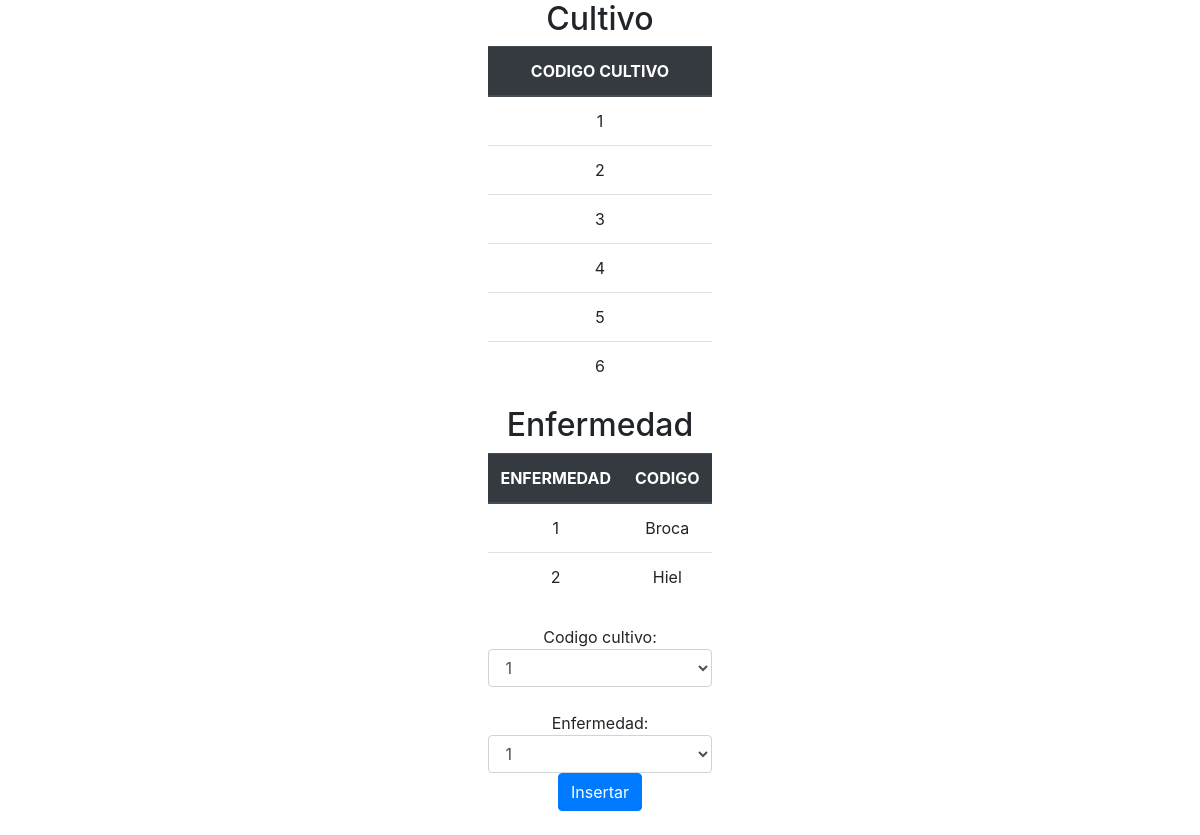
Page /Insertar/insertar_infeccion.php on the committed database.
### tables this page shows
CREATE TABLE IF NOT EXISTS `cultivo` (
  `codigo_cultivo` int(11) NOT NULL AUTO_INCREMENT,
  `codigo_empleado` int(11) NOT NULL,
  `codigo_planta` int(11) NOT NULL,
  `cantidad_cultivo` int(11) NOT NULL DEFAULT '0',
  `humedad_cultivo` int(11) NOT NULL DEFAULT '0',
  `edad_cultivo` int(11) NOT NULL DEFAULT '0',
  `dias_abono` int(11) NOT NULL DEFAULT '0',
  `crecimiento` int(11) NOT NULL DEFAULT '0',
  `muerte` int(11) NOT NULL DEFAULT '0',
  `termino` int(11) NOT NULL DEFAULT '0',
  PRIMARY KEY (`codigo_cultivo`)
);

CREATE TABLE IF NOT EXISTS `enfermedad` (
  `codigo_enfermedad` int(11) NOT NULL AUTO_INCREMENT,
  `nombre_enfermedad` varchar(25) NOT NULL,
  `tratamiento` varchar(255) NOT NULL,
  `eliminar` int(11) NOT NULL DEFAULT '0',
  PRIMARY KEY (`codigo_enfermedad`)
);

### Insertar/insertar_infeccion.php (the view, shortened to what this page needs)
<!DOCTYPE html>
<html>
<head>
                <link rel="stylesheet" href="../css/bootstrap.min.css">
</head>
<body>
        <?php
	if (isset($_POST['insertar']))
	{
            $codCultivo=$_POST["codCul"];
            $Enfermedad=$_POST["codEnfermedad"];
            require('../conexion.php');
            $sql="SELECT `codigo_cultivo` FROM infeccion  WHERE `codigo_cultivo`='$codCultivo' AND `codigo_enfermedad`='$Enfermedad'";
             $result = mysqli_query($link, $sql);
            $row = mysqli_fetch_array($result, MYSQLI_NUM);
            if(is_null($row)){
                 $sql="INSERT INTO `infeccion` (codigo_cultivo,codigo_enfermedad,eliminar)"
                . "VALUES ($codCultivo,'$Enfermedad',0)";
             }else{
                $sql="UPDATE `infeccion` SET `eliminar` = 0"
                    . " WHERE `codigo_cultivo`=$codCultivo "
                    . "AND `codigo_enfermedad`='$Enfermedad'";
            }
            if ($link->query($sql) === TRUE) {
                 echo "<center><p>Nuevo registro creado satisfactoriamente</p></center>";
                 ?>
                <center><td><input type="button" name="volver" value="Volver" class="btn btn-primary" onclick="window.location.href='../Lista/lista_infeccion.php'"></td></center>
                <?php
            } else {
                echo "Error: " . $sql . "<br>" . $link->error;
            }
        }else{
            ?>
            <center><label>
            <center><tr><p class="h2">Cultivo </p><center>
                    <table align="center" class="table">
                        <thead class="thead-dark">
                            <tr>
                                <th class="thead-dark" scope="col"><center>CODIGO CULTIVO</center></th>
                            </tr>
                            </thead>
                    <?php
                    require('../conexion.php');
                    $query="SELECT `codigo_cultivo` FROM `cultivo` WHERE `muerte` = 0 ORDER BY `codigo_cultivo`";
                    $resultado=mysqli_query($link,$query);
                    while ($extraido= mysqli_fetch_array($resultado)) {
                        echo "<tr align='center'><td>".$extraido['codigo_cultivo']."</td></tr>";
                        }
                    ?>
                </table>
                    </label></center>
                <label>
                    <tr><p class="h2">Enfermedad </p>
                    <table align="center" class="table">
                        <thead class="thead-dark">
                            <tr>
                                <th class="thead-dark" scope="col"><center>ENFERMEDAD</center></th>
                                <th class="thead-dark" scope="col"><center>CODIGO</center></th>
                            </tr>
                            </thead>
                    <?php
                    require('../conexion.php');
                    $query="SELECT `nombre_enfermedad`,`codigo_enfermedad` FROM `enfermedad` WHERE `eliminar` = 0 ";
                    $resultado=mysqli_query($link,$query);
                    while ($extraido= mysqli_fetch_array($resultado)) {
                        echo "<tr align='center'><td>".$extraido['codigo_enfermedad']."</td>";
                        echo "<td>".$extraido['nombre_enfermedad']."</td></tr>";
                        }
                    ?>
                </table>
                </label>
                <form method="post" action="insertar_infeccion.php">
                    <tr><td>Codigo cultivo: </td>
                        <td><select class="form-control" name="codCul">
                            <?php
                                $query= "SELECT `codigo_cultivo`"
                                        . " FROM `cultivo` WHERE `muerte` = 0 "
                                        . "ORDER BY `codigo_cultivo`";
                                $resultado= mysqli_query($link,$query);
                                while($extraido= mysqli_fetch_array($resultado))
                                {
                                    echo "<option value='$extraido[codigo_cultivo]'>$extraido[codigo_cultivo]</option>";
                                }
                            ?>
                        </select></td></tr>
                    <br/>
                    <tr><td>Enfermedad: </td>
                        <td><select class="form-control" name="codEnfermedad">
                            <?php
                                require ('../conexion.php');
                                $query= "SELECT `codigo_enfermedad` FROM `enfermedad` WHERE `eliminar` = 0";
                                $resultado= mysqli_query($link,$query);
                                while($extraido= mysqli_fetch_array($resultado))
                                {
                                    echo "<option value='$extraido[codigo_enfermedad]'>$extraido[codigo_enfermedad]</option>";
                                }
                            ?>
                        </select></td></tr>
                        <p><input class="btn btn-primary" type="submit" name="insertar" value="Insertar" /></p>
                </form>
        <?php
        }
        ?>
</body>
</html>

### rows in the picture
cultivo: codigo_cultivo "1"
cultivo: codigo_cultivo "2"
cultivo: codigo_cultivo "3"
cultivo: codigo_cultivo "4"
cultivo: codigo_cultivo "5"
cultivo: codigo_cultivo "6"
enfermedad: codigo_enfermedad "1", nombre_enfermedad "Broca"
enfermedad: codigo_enfermedad "2", nombre_enfermedad "Hiel"

### other values in the picture
form field codCul "1"
form field codEnfermedad "1"
